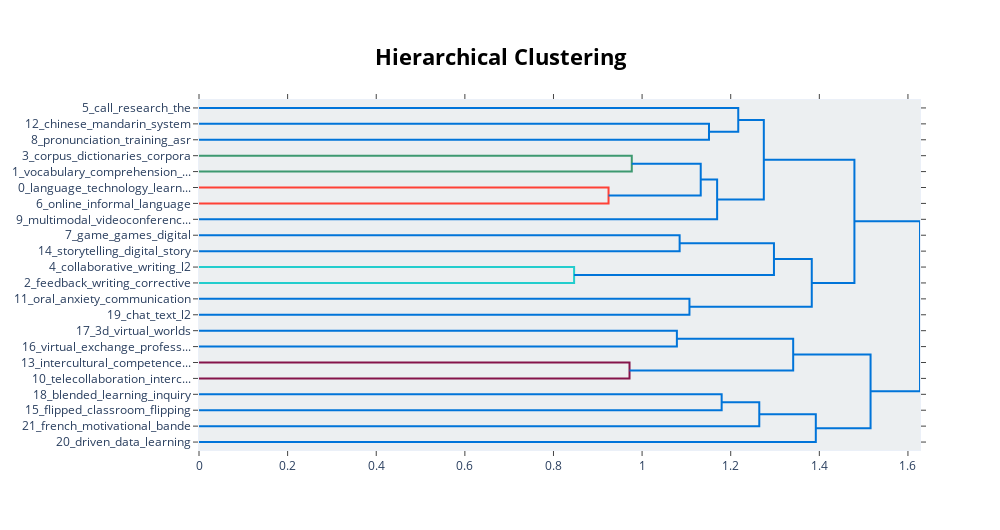

The notebook cell this image was saved under:
### Code cell
model.visualize_hierarchy()

### Figure 1 — Plotly figure (JSON) as saved in the notebook; plotly's stock layout.template omitted (floating-point values rounded to 4 significant figures)
{"data": [{"hoverinfo": "text", "marker": {"color": "rgb(0,116,217)"}, "mode": "lines", "type": "scatter", "x": [0, 1.151, 1.151, 0], "xaxis": "x", "y": [-15, -15, -25, -25], "yaxis": "y"}, {"hoverinfo": "text", "marker": {"color": "rgb(0,116,217)"}, "mode": "lines", "type": "scatter", "x": [0, 1.217, 1.217, 1.151], "xaxis": "x", "y": [-5, -5, -20, -20], "yaxis": "y"}, {"hoverinfo": "text", "marker": {"color": "rgb(61,153,112)"}, "mode": "lines", "type": "scatter", "x": [0, 0.9767, 0.9767, 0], "xaxis": "x", "y": [-35, -35, -45, -45], "yaxis": "y"}, {"hoverinfo": "text", "marker": {"color": "rgb(255,65,54)"}, "mode": "lines", "type": "scatter", "x": [0, 0.9243, 0.9243, 0], "xaxis": "x", "y": [-55, -55, -65, -65], "yaxis": "y"}, {"hoverinfo": "text", "marker": {"color": "rgb(0,116,217)"}, "mode": "lines", "type": "scatter", "x": [0.9767, 1.132, 1.132, 0.9243], "xaxis": "x", "y": [-40, -40, -60, -60], "yaxis": "y"}, {"hoverinfo": "text", "marker": {"color": "rgb(0,116,217)"}, "mode": "lines", "type": "scatter", "x": [1.132, 1.169, 1.169, 0], "xaxis": "x", "y": [-50, -50, -75, -75], "yaxis": "y"}, {"hoverinfo": "text", "marker": {"color": "rgb(0,116,217)"}, "mode": "lines", "type": "scatter", "x": [1.217, 1.275, 1.275, 1.169], "xaxis": "x", "y": [-12.5, -12.5, -62.5, -62.5], "yaxis": "y"}, {"hoverinfo": "text", "marker": {"color": "rgb(0,116,217)"}, "mode": "lines", "type": "scatter", "x": [0, 1.085, 1.085, 0], "xaxis": "x", "y": [-85, -85, -95, -95], "yaxis": "y"}, {"hoverinfo": "text", "marker": {"color": "rgb(35,205,205)"}, "mode": "lines", "type": "scatter", "x": [0, 0.8465, 0.8465, 0], "xaxis": "x", "y": [-105, -105, -115, -115], "yaxis": "y"}, {"hoverinfo": "text", "marker": {"color": "rgb(0,116,217)"}, "mode": "lines", "type": "scatter", "x": [1.085, 1.298, 1.298, 0.8465], "xaxis": "x", "y": [-90, -90, -110, -110], "yaxis": "y"}, {"hoverinfo": "text", "marker": {"color": "rgb(0,116,217)"}, "mode": "lines", "type": "scatter", "x": [0, 1.107, 1.107, 0], "xaxis": "x", "y": [-125, -125, -135, -135], "yaxis": "y"}, {"hoverinfo": "text", "marker": {"color": "rgb(0,116,217)"}, "mode": "lines", "type": "scatter", "x": [1.298, 1.383, 1.383, 1.107], "xaxis": "x", "y": [-100, -100, -130, -130], "yaxis": "y"}, {"hoverinfo": "text", "marker": {"color": "rgb(0,116,217)"}, "mode": "lines", "type": "scatter", "x": [1.275, 1.479, 1.479, 1.383], "xaxis": "x", "y": [-37.5, -37.5, -115, -115], "yaxis": "y"}, {"hoverinfo": "text", "marker": {"color": "rgb(0,116,217)"}, "mode": "lines", "type": "scatter", "x": [0, 1.079, 1.079, 0], "xaxis": "x", "y": [-145, -145, -155, -155], "yaxis": "y"}, {"hoverinfo": "text", "marker": {"color": "rgb(133,20,75)"}, "mode": "lines", "type": "scatter", "x": [0, 0.9716, 0.9716, 0], "xaxis": "x", "y": [-165, -165, -175, -175], "yaxis": "y"}, {"hoverinfo": "text", "marker": {"color": "rgb(0,116,217)"}, "mode": "lines", "type": "scatter", "x": [1.079, 1.341, 1.341, 0.9716], "xaxis": "x", "y": [-150, -150, -170, -170], "yaxis": "y"}, {"hoverinfo": "text", "marker": {"color": "rgb(0,116,217)"}, "mode": "lines", "type": "scatter", "x": [0, 1.18, 1.18, 0], "xaxis": "x", "y": [-185, -185, -195, -195], "yaxis": "y"}, {"hoverinfo": "text", "marker": {"color": "rgb(0,116,217)"}, "mode": "lines", "type": "scatter", "x": [1.18, 1.264, 1.264, 0], "xaxis": "x", "y": [-190, -190, -205, -205], "yaxis": "y"}, {"hoverinfo": "text", "marker": {"color": "rgb(0,116,217)"}, "mode": "lines", "type": "scatter", "x": [1.264, 1.392, 1.392, 0], "xaxis": "x", "y": [-197.5, -197.5, -215, -215], "yaxis": "y"}, {"hoverinfo": "text", "marker": {"color": "rgb(0,116,217)"}, "mode": "lines", "type": "scatter", "x": [1.341, 1.516, 1.516, 1.392], "xaxis": "x", "y": [-160, -160, -206.2, -206.2], "yaxis": "y"}, {"hoverinfo": "text", "marker": {"color": "rgb(0,116,217)"}, "mode": "lines", "type": "scatter", "x": [1.479, 1.627, 1.627, 1.516], "xaxis": "x", "y": [-76.25, -76.25, -183.1, -183.1], "yaxis": "y"}], "layout": {"autosize": false, "height": 530, "hoverlabel": {"bgcolor": "white", "font": {"family": "Rockwell", "size": 16}}, "hovermode": "closest", "plot_bgcolor": "#ECEFF1", "showlegend": false, "title": {"font": {"color": "Black", "size": 22}, "text": "<b>Hierarchical Clustering</b>", "x": 0.5, "xanchor": "center", "yanchor": "top"}, "width": 1000, "xaxis": {"mirror": "allticks", "rangemode": "tozero", "showgrid": false, "showline": true, "showticklabels": true, "ticks": "outside", "type": "linear", "zeroline": false}, "yaxis": {"mirror": "allticks", "range": [-220, 0], "rangemode": "tozero", "showgrid": false, "showline": true, "showticklabels": true, "tickmode": "array", "ticks": "outside", "ticktext": ["5_call_research_the", "12_chinese_mandarin_system", "8_pronunciation_training_asr", "3_corpus_dictionaries_corpora", "1_vocabulary_comprehension_...", "0_language_technology_learn...", "6_online_informal_language", "9_multimodal_videoconferenc...", "7_game_games_digital", "14_storytelling_digital_story", "4_collaborative_writing_l2", "2_feedback_writing_corrective", "11_oral_anxiety_communication", "19_chat_text_l2", "17_3d_virtual_worlds", "16_virtual_exchange_profess...", "13_intercultural_competence...", "10_telecollaboration_interc...", "18_blended_learning_inquiry", "15_flipped_classroom_flipping", "21_french_motivational_bande", "20_driven_data_learning"], "tickvals": [-5, -15, -25, -35, -45, -55, -65, -75, -85, -95, -105, -115, -125, -135, -145, -155, -165, -175, -185, -195, -205, -215], "type": "linear", "zeroline": false}}}
